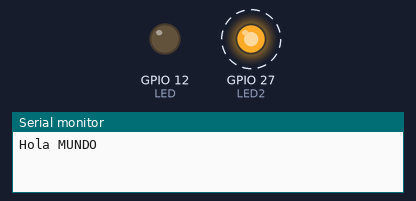
Simulated run of this program. Board: ESP32. On the bench: output pins drawn as LEDs (lit = HIGH), the last lines printed to the serial monitor. Dashed ring = blinking.

Above: at 0.2 s.
At 19.2 s:
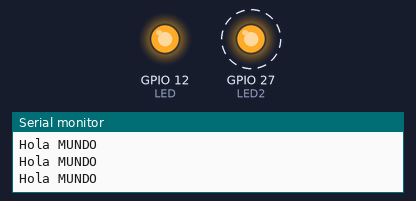
Timing chart, 0 to 26.0 s (numbered marks = the images above):
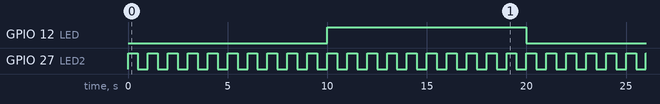

Measured:
- by itself, GPIO 12 (LED): alternates HIGH for 10.0 s and LOW for 10.0 s
- by itself, GPIO 27 (LED2): alternates HIGH for 0.50 s and LOW for 0.50 s
- by itself, everything shown: repeats every 20.0 s, in 40 steps

The program:

main.cpp
```cpp
#include <stdio.h>
#include <driver/gpio.h>
#include <freertos/FreeRTOS.h>
#include <freertos/task.h>
#include <esp_timer.h>

extern "C" void app_main();

void app_main()
{

    const gpio_num_t LED2 = GPIO_NUM_27;
    const gpio_num_t LED = GPIO_NUM_12;
    esp_err_t error;
    error = gpio_set_direction(LED2, GPIO_MODE_OUTPUT);
    if (error != ESP_OK)
    {
        printf("Error al configurar el led2 como salida\n");
    }
    gpio_set_direction(LED, GPIO_MODE_OUTPUT);
    int estadoLED = 0;
    int64_t ultimoCambio = esp_timer_get_time();

    while (true)
    {

        // ✅ Ejemplo Avanzado: Temporización No Bloqueante con esp_timer_get_time()
        //  Este ejemplo hace parpadear un LED cada segundo sin usar vTaskDelay.
        //  Es útil cuando necesitas hacer varias cosas a la vez.
        int64_t ahora = esp_timer_get_time();

        if (ahora - ultimoCambio >= 1000000LL)
        { // 1 segundo en microsegundos
            estadoLED = !estadoLED;
            gpio_set_level(LED, estadoLED);
            printf("Estado del LED: %s\n", estadoLED ? "ENCENDIDO" : "APAGADO");
            ultimoCambio = ahora;
        }

        // Aca se pueden hacer otras cosas mientras se espera
        // Ejemplo Basico con bloqueo
        for (int i = 0; i < 10; i++)
        {
            printf("Hola MUNDO\n");
            gpio_set_level(LED2, 1);
            vTaskDelay(pdMS_TO_TICKS(500));
            gpio_set_level(LED2, 0);
            vTaskDelay(pdMS_TO_TICKS(500));
        }
    }
}
```
